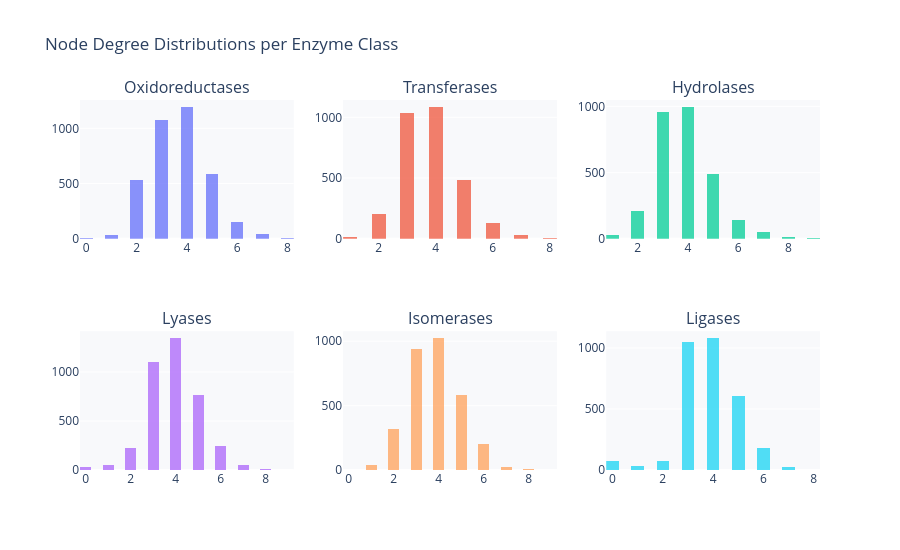
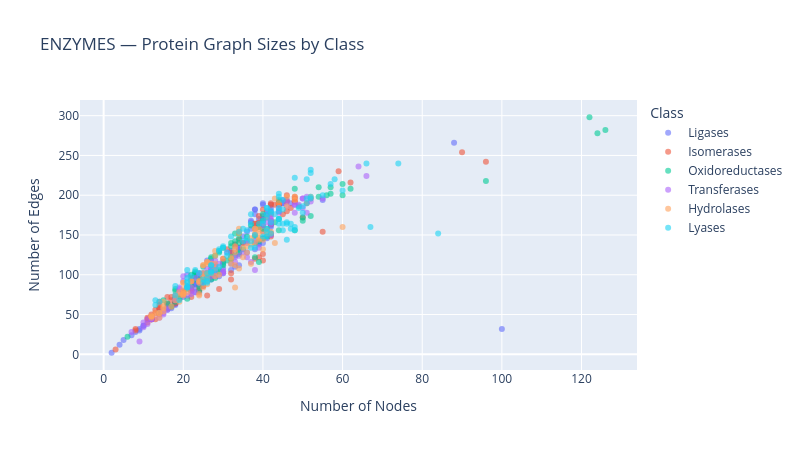

Source (notebook cell) for these figures, in order:
### Markdown cell above
## Cell 5 — Dataset Statistics Dashboard

### Code cell
# ─────────────────────────────────────────────────────────────────────────────
# Interactive dashboard: node count, edge count, degree distributions
# ─────────────────────────────────────────────────────────────────────────────
degrees_by_class = defaultdict(list)
for g in dataset:
    lbl = g.y.item()
    edge_index = g.edge_index
    deg = torch_geometric.utils.degree(edge_index[0], num_nodes=g.num_nodes).numpy()
    degrees_by_class[lbl].extend(deg.tolist())

fig = make_subplots(
    rows=2, cols=3,
    subplot_titles=[f'{class_names[c]}' for c in range(6)],
    shared_yaxes=False
)
colours = px.colors.qualitative.Plotly
for i, (cls, degs) in enumerate(sorted(degrees_by_class.items())):
    r, c = i // 3 + 1, i % 3 + 1
    fig.add_trace(
        go.Histogram(x=degs, nbinsx=20, name=class_names[cls],
                     marker_color=colours[i], opacity=0.75,
                     showlegend=False),
        row=r, col=c
    )

fig.update_layout(
    title='Node Degree Distributions per Enzyme Class',
    height=550, width=900,
    paper_bgcolor='white', plot_bgcolor='#f8f9fb'
)
fig.show()

# ── Scatter: nodes vs edges coloured by class ────────────────────────────────
nn_list, ne_list, lbl_list = [], [], []
for g in dataset:
    nn_list.append(g.num_nodes)
    ne_list.append(g.num_edges)
    lbl_list.append(g.y.item())

fig2 = px.scatter(
    x=nn_list, y=ne_list,
    color=[class_names[l] for l in lbl_list],
    labels={'x': 'Number of Nodes', 'y': 'Number of Edges', 'color': 'Class'},
    title='ENZYMES — Protein Graph Sizes by Class',
    opacity=0.6, width=800, height=450
)
fig2.update_traces(marker=dict(size=6))
fig2.show()
print('Dataset statistics visualised.')

### Figure 1 — Plotly figure (JSON) as saved in the notebook; plotly's stock layout.template omitted (floating-point values rounded to 4 significant figures; data arrays with more than 128 entries replaced by an {"elided": "..."} marker saying what was removed)
{"data": [{"marker": {"color": "#636EFA"}, "name": "Oxidoreductases", "nbinsx": 20, "opacity": 0.75, "showlegend": false, "type": "histogram", "x": {"elided": "3623 int values"}, "xaxis": "x", "yaxis": "y"}, {"marker": {"color": "#EF553B"}, "name": "Transferases", "nbinsx": 20, "opacity": 0.75, "showlegend": false, "type": "histogram", "x": {"elided": "2992 int values"}, "xaxis": "x2", "yaxis": "y2"}, {"marker": {"color": "#00CC96"}, "name": "Hydrolases", "nbinsx": 20, "opacity": 0.75, "showlegend": false, "type": "histogram", "x": {"elided": "2890 int values"}, "xaxis": "x3", "yaxis": "y3"}, {"marker": {"color": "#AB63FA"}, "name": "Lyases", "nbinsx": 20, "opacity": 0.75, "showlegend": false, "type": "histogram", "x": {"elided": "3821 int values"}, "xaxis": "x4", "yaxis": "y4"}, {"marker": {"color": "#FFA15A"}, "name": "Isomerases", "nbinsx": 20, "opacity": 0.75, "showlegend": false, "type": "histogram", "x": {"elided": "3136 int values"}, "xaxis": "x5", "yaxis": "y5"}, {"marker": {"color": "#19D3F3"}, "name": "Ligases", "nbinsx": 20, "opacity": 0.75, "showlegend": false, "type": "histogram", "x": {"elided": "3118 int values"}, "xaxis": "x6", "yaxis": "y6"}], "layout": {"annotations": [{"font": {"size": 16}, "showarrow": false, "text": "Oxidoreductases", "x": 0.1444, "xanchor": "center", "xref": "paper", "y": 1, "yanchor": "bottom", "yref": "paper"}, {"font": {"size": 16}, "showarrow": false, "text": "Transferases", "x": 0.5, "xanchor": "center", "xref": "paper", "y": 1, "yanchor": "bottom", "yref": "paper"}, {"font": {"size": 16}, "showarrow": false, "text": "Hydrolases", "x": 0.8556, "xanchor": "center", "xref": "paper", "y": 1, "yanchor": "bottom", "yref": "paper"}, {"font": {"size": 16}, "showarrow": false, "text": "Lyases", "x": 0.1444, "xanchor": "center", "xref": "paper", "y": 0.375, "yanchor": "bottom", "yref": "paper"}, {"font": {"size": 16}, "showarrow": false, "text": "Isomerases", "x": 0.5, "xanchor": "center", "xref": "paper", "y": 0.375, "yanchor": "bottom", "yref": "paper"}, {"font": {"size": 16}, "showarrow": false, "text": "Ligases", "x": 0.8556, "xanchor": "center", "xref": "paper", "y": 0.375, "yanchor": "bottom", "yref": "paper"}], "height": 550, "paper_bgcolor": "white", "plot_bgcolor": "#f8f9fb", "title": {"text": "Node Degree Distributions per Enzyme Class"}, "width": 900, "xaxis": {"anchor": "y", "domain": [0, 0.2889]}, "xaxis2": {"anchor": "y2", "domain": [0.3556, 0.6444]}, "xaxis3": {"anchor": "y3", "domain": [0.7111, 1]}, "xaxis4": {"anchor": "y4", "domain": [0, 0.2889]}, "xaxis5": {"anchor": "y5", "domain": [0.3556, 0.6444]}, "xaxis6": {"anchor": "y6", "domain": [0.7111, 1]}, "yaxis": {"anchor": "x", "domain": [0.625, 1]}, "yaxis2": {"anchor": "x2", "domain": [0.625, 1]}, "yaxis3": {"anchor": "x3", "domain": [0.625, 1]}, "yaxis4": {"anchor": "x4", "domain": [0, 0.375]}, "yaxis5": {"anchor": "x5", "domain": [0, 0.375]}, "yaxis6": {"anchor": "x6", "domain": [0, 0.375]}}}

### Figure 2 — Plotly figure (JSON) as saved in the notebook; plotly's stock layout.template omitted (floating-point values rounded to 4 significant figures)
{"data": [{"hovertemplate": "Class=Ligases<br>Number of Nodes=%{x}<br>Number of Edges=%{y}<extra></extra>", "legendgroup": "Ligases", "marker": {"color": "#636efa", "opacity": 0.6, "size": 6, "symbol": "circle"}, "mode": "markers", "name": "Ligases", "orientation": "v", "showlegend": true, "type": "scatter", "x": [37, 23, 25, 24, 23, 24, 26, 88, 23, 32, 4, 14, 42, 41, 36, 55, 40, 38, 2, 35, 42, 41, 39, 42, 41, 40, 37, 23, 22, 34, 38, 38, 39, 8, 23, 42, 42, 100, 24, 24, 47, 45, 45, 45, 46, 44, 30, 32, 33, 9, 27, 39, 16, 18, 7, 18, 10, 21, 18, 10, 9, 39, 33, 29, 24, 25, 30, 38, 28, 28, 38, 40, 40, 42, 20, 19, 16, 17, 20, 18, 33, 23, 23, 35, 33, 39, 40, 38, 40, 38, 37, 36, 34, 34, 32, 18, 32, 34, 30, 5], "xaxis": "x", "y": [168, 102, 92, 90, 90, 92, 118, 266, 78, 106, 12, 56, 150, 146, 128, 194, 190, 182, 2, 140, 180, 180, 162, 184, 176, 170, 166, 98, 94, 132, 162, 158, 164, 28, 88, 162, 160, 32, 86, 100, 190, 194, 190, 190, 194, 190, 102, 114, 128, 30, 94, 170, 62, 62, 24, 74, 36, 100, 64, 36, 32, 140, 110, 98, 78, 86, 108, 150, 110, 108, 176, 140, 174, 188, 72, 70, 56, 58, 80, 64, 138, 88, 84, 148, 136, 138, 146, 182, 188, 132, 158, 154, 112, 134, 128, 64, 130, 134, 116, 18], "yaxis": "y"}, {"hovertemplate": "Class=Isomerases<br>Number of Nodes=%{x}<br>Number of Edges=%{y}<extra></extra>", "legendgroup": "Isomerases", "marker": {"color": "#EF553B", "opacity": 0.6, "size": 6, "symbol": "circle"}, "mode": "markers", "name": "Isomerases", "orientation": "v", "showlegend": true, "type": "scatter", "x": [45, 42, 59, 32, 33, 17, 39, 38, 35, 16, 26, 51, 52, 25, 27, 42, 46, 96, 12, 22, 42, 14, 90, 14, 14, 32, 11, 26, 11, 14, 18, 16, 17, 32, 13, 3, 22, 16, 38, 13, 12, 14, 39, 19, 20, 39, 40, 39, 39, 29, 22, 11, 8, 13, 18, 12, 8, 40, 12, 22, 22, 18, 12, 17, 14, 22, 43, 42, 44, 24, 48, 25, 46, 48, 25, 48, 44, 42, 40, 38, 40, 41, 42, 40, 44, 24, 44, 20, 42, 27, 48, 31, 30, 46, 47, 50, 40, 55, 62, 34], "xaxis": "x", "y": [176, 164, 230, 128, 138, 60, 166, 164, 140, 58, 98, 190, 196, 94, 102, 148, 180, 242, 44, 92, 164, 58, 254, 62, 66, 94, 46, 74, 40, 50, 70, 64, 68, 102, 52, 6, 80, 72, 164, 56, 48, 58, 122, 70, 78, 174, 168, 160, 164, 82, 80, 44, 32, 44, 66, 44, 30, 126, 50, 96, 84, 64, 44, 72, 52, 72, 188, 168, 188, 82, 198, 92, 192, 196, 86, 192, 192, 176, 118, 120, 162, 172, 188, 182, 190, 80, 188, 78, 190, 98, 192, 132, 120, 200, 184, 172, 154, 154, 216, 144], "yaxis": "y"}, {"hovertemplate": "Class=Oxidoreductases<br>Number of Nodes=%{x}<br>Number of Edges=%{y}<extra></extra>", "legendgroup": "Oxidoreductases", "marker": {"color": "#00cc96", "opacity": 0.6, "size": 6, "symbol": "circle"}, "mode": "markers", "name": "Oxidoreductases", "orientation": "v", "showlegend": true, "type": "scatter", "x": [29, 25, 56, 57, 27, 22, 24, 23, 57, 24, 24, 23, 25, 23, 48, 27, 15, 44, 29, 21, 34, 30, 40, 54, 18, 36, 37, 34, 23, 32, 33, 29, 39, 34, 36, 21, 6, 22, 18, 18, 34, 32, 33, 28, 40, 42, 39, 28, 29, 30, 14, 32, 35, 24, 17, 18, 16, 19, 19, 21, 23, 25, 27, 24, 24, 32, 31, 33, 34, 32, 32, 44, 40, 40, 38, 30, 38, 44, 60, 28, 16, 50, 52, 48, 50, 42, 43, 41, 39, 38, 62, 60, 96, 54, 124, 126, 122, 24, 41, 49], "xaxis": "x", "y": [106, 90, 200, 210, 122, 86, 86, 100, 202, 100, 100, 94, 110, 102, 208, 94, 68, 194, 128, 82, 126, 114, 158, 210, 70, 148, 162, 152, 100, 136, 152, 130, 142, 140, 142, 70, 22, 100, 80, 82, 128, 122, 124, 124, 176, 152, 116, 96, 104, 134, 52, 120, 132, 80, 60, 66, 58, 72, 70, 84, 104, 102, 120, 96, 98, 122, 118, 142, 146, 120, 140, 156, 168, 146, 122, 112, 140, 170, 214, 102, 64, 172, 174, 156, 168, 164, 166, 158, 160, 148, 208, 200, 218, 198, 278, 282, 298, 102, 148, 186], "yaxis": "y"}, {"hovertemplate": "Class=Transferases<br>Number of Nodes=%{x}<br>Number of Edges=%{y}<extra></extra>", "legendgroup": "Transferases", "marker": {"color": "#ab63fa", "opacity": 0.6, "size": 6, "symbol": "circle"}, "mode": "markers", "name": "Transferases", "orientation": "v", "showlegend": true, "type": "scatter", "x": [44, 42, 41, 42, 46, 55, 50, 42, 48, 51, 24, 51, 52, 22, 44, 44, 31, 27, 25, 38, 21, 29, 20, 21, 50, 46, 49, 27, 12, 14, 23, 24, 33, 27, 25, 28, 28, 12, 26, 28, 28, 26, 24, 23, 27, 39, 42, 42, 64, 38, 22, 9, 26, 19, 66, 27, 34, 28, 26, 26, 28, 19, 20, 20, 42, 42, 15, 11, 10, 12, 30, 15, 10, 18, 22, 12, 36, 30, 30, 36, 33, 48, 27, 27, 16, 7, 16, 35, 28, 40, 26, 48, 15, 11, 50, 18, 19, 14, 21, 37], "xaxis": "x", "y": [178, 168, 166, 164, 186, 196, 184, 164, 188, 198, 100, 178, 192, 76, 184, 180, 128, 106, 90, 106, 84, 114, 74, 74, 196, 192, 188, 98, 44, 52, 96, 102, 122, 102, 102, 104, 108, 44, 98, 98, 108, 98, 90, 78, 116, 134, 174, 170, 236, 142, 84, 16, 102, 84, 224, 112, 124, 112, 92, 108, 118, 82, 92, 98, 150, 152, 50, 38, 34, 48, 104, 52, 40, 68, 80, 44, 140, 102, 104, 122, 116, 188, 104, 108, 58, 28, 56, 128, 110, 162, 102, 178, 56, 44, 196, 70, 78, 46, 86, 116], "yaxis": "y"}, {"hovertemplate": "Class=Hydrolases<br>Number of Nodes=%{x}<br>Number of Edges=%{y}<extra></extra>", "legendgroup": "Hydrolases", "marker": {"color": "#FFA15A", "opacity": 0.6, "size": 6, "symbol": "circle"}, "mode": "markers", "name": "Hydrolases", "orientation": "v", "showlegend": true, "type": "scatter", "x": [48, 25, 28, 33, 29, 33, 30, 33, 32, 28, 37, 36, 38, 37, 34, 24, 25, 41, 27, 26, 25, 27, 20, 40, 21, 19, 36, 32, 28, 37, 18, 19, 22, 43, 24, 15, 14, 48, 46, 26, 25, 44, 39, 39, 27, 26, 25, 39, 26, 26, 26, 34, 20, 20, 19, 18, 33, 15, 34, 28, 34, 15, 14, 20, 52, 20, 20, 20, 17, 12, 24, 46, 13, 24, 12, 12, 14, 20, 28, 24, 12, 26, 22, 60, 39, 26, 15, 25, 35, 35, 38, 38, 33, 32, 42, 42, 41, 40, 38, 43], "xaxis": "x", "y": [194, 102, 114, 112, 100, 128, 120, 132, 120, 124, 138, 136, 158, 146, 152, 92, 94, 152, 102, 94, 98, 114, 76, 132, 78, 66, 128, 114, 108, 114, 74, 78, 92, 140, 92, 66, 46, 198, 198, 100, 112, 190, 152, 158, 102, 116, 112, 146, 114, 116, 102, 108, 90, 78, 74, 68, 84, 58, 154, 130, 158, 60, 52, 90, 198, 76, 82, 74, 60, 48, 74, 186, 52, 90, 46, 48, 52, 76, 98, 76, 48, 88, 92, 160, 144, 102, 54, 84, 122, 134, 140, 158, 136, 122, 154, 152, 156, 144, 152, 196], "yaxis": "y"}, {"hovertemplate": "Class=Lyases<br>Number of Nodes=%{x}<br>Number of Edges=%{y}<extra></extra>", "legendgroup": "Lyases", "marker": {"color": "#19d3f3", "opacity": 0.6, "size": 6, "symbol": "circle"}, "mode": "markers", "name": "Lyases", "orientation": "v", "showlegend": true, "type": "scatter", "x": [67, 36, 46, 66, 21, 22, 21, 21, 41, 29, 30, 30, 41, 37, 26, 37, 50, 27, 34, 32, 35, 37, 48, 41, 29, 58, 57, 21, 18, 42, 40, 74, 44, 44, 40, 44, 42, 43, 41, 49, 84, 44, 42, 41, 41, 44, 39, 25, 25, 26, 52, 41, 45, 31, 26, 26, 52, 50, 38, 37, 27, 29, 48, 40, 19, 14, 13, 13, 44, 45, 46, 47, 47, 42, 51, 27, 27, 60, 28, 38, 23, 18, 45, 21, 35, 24, 21, 21, 31, 27, 51, 36, 46, 52, 44, 45, 52, 55, 51, 48], "xaxis": "x", "y": [160, 146, 166, 240, 86, 98, 92, 96, 176, 130, 134, 136, 184, 176, 102, 142, 178, 112, 154, 148, 158, 164, 222, 148, 132, 220, 214, 106, 86, 166, 164, 240, 170, 198, 168, 184, 178, 176, 184, 184, 152, 202, 152, 158, 154, 164, 164, 90, 94, 90, 196, 172, 164, 128, 92, 96, 198, 186, 134, 134, 104, 110, 160, 148, 68, 66, 62, 68, 170, 156, 164, 158, 164, 180, 220, 102, 104, 206, 106, 150, 106, 74, 194, 90, 142, 102, 84, 84, 124, 112, 196, 156, 144, 228, 180, 182, 232, 200, 190, 156], "yaxis": "y"}], "layout": {"height": 450, "legend": {"title": {"text": "Class"}, "tracegroupgap": 0}, "title": {"text": "ENZYMES — Protein Graph Sizes by Class"}, "width": 800, "xaxis": {"anchor": "y", "domain": [0, 1], "title": {"text": "Number of Nodes"}}, "yaxis": {"anchor": "x", "domain": [0, 1], "title": {"text": "Number of Edges"}}}}
